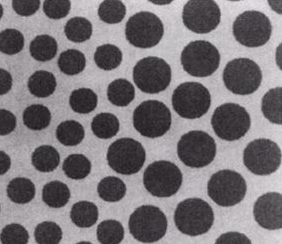
#> input picture Aulas/textura.png, 282 x 244 px
$ jupyter execute Aula10.ipynb
#> lines starting #> are read from the running program, lines starting #| are printed output that depends on the picture
# Aula 10 – Operações Morfológicas em Escala de Cinza

## 1. Introdução

As operações morfológicas como estudadas até então são definidas necessariamente em imagens binárias, pois parte da interpretação de imagens como conjunto de pixels, onde são considerados “elementos” do conjunto os pixels brancos. Entretanto, às vezes é necessário pré processar a imagem ainda em escala de cinza, antes de fazer binarização, para identificar bordas ou retirar ruídos considerando características da intensidade, ou seja, se o ruído, ou a borda que se quer suavizar ou enfatizar é algo claro ou escuro, ou se tem alguma característica de forma específica. Nesse sentido, a ideia de “buracos” como sendo regiões mais escuras ou de formas, utilizadas no processamento morfológico, podem ser úteis para a filtragem da imagem.

Existe, para tanto, a extensão dos algoritmos morfológicos para escala de cinza, como a suavização e o gradiente morfológicos. As ideias são praticamente as mesmas dos algoritmos para binário, mas com mudança na definição dos operadores básicos de dilatação e erosão, que passam a ser:

- Dilatação: o maior valor na região do filtro (elemento estruturante) da subtração do filtro pela imagem;
- Erosão: o menor valor na região do filtro (elemento estruturante) da soma do filtro pela imagem.

## 2. Leitura complementar

Livro E – Seção 9.4

Livro 3 – Seção 9.6

## 3. Exercícios

a) Utilizando o GIMP, aplique as operações morfológicas básicas em uma imagem em escala de cinza para verificar o comportamento da dilatação e da erosão (menu Filtros → Genéricos). Tente fazer um gradiente morfológico aplicando a dilatação, a erosão e a subtração (faça subtração de camadas).

b) Utilizando a imagem disponibilizada no SIGAA, faça o processo chamado de “segmentação de textura”. A imagem traz um conjunto de círculos de dois tamanhos diferentes claramente divididos em duas regiões. Utilize a operação de fechamento até remover os círculos menores. Depois, utilize a função de abertura até remover os círculos maiores. Você terá uma imagem com duas regiões bem delimitadas, a região onde estavam os círculos pequenos e a região onde estavam os círculos grandes. Utilize essa imagem para traçar a divisão na imagem original (utilize gradiente morfológico na imagem das regiões para gerar a linha de divisão).

[cell 1]
import cv2
import numpy as np

[cell 2]
image = cv2.imread('textura.png', 0)
#> image: shape (244, 282); min 29, max 227, mean 117.6

kernel = np.ones((5,5), np.uint8)
dilation = cv2.dilate(image, kernel, iterations = 5)
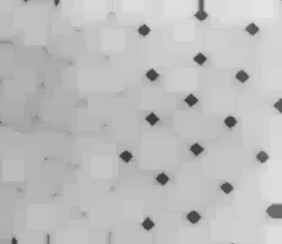
#> dilation: shape (244, 282); min 59, max 227, mean 189.5

erosion = cv2.erode(dilation, kernel, iterations = 6)
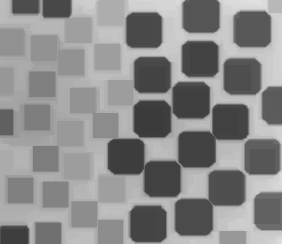
#> erosion: shape (244, 282); min 59, max 224, mean 137.7

canny = cv2.Canny(erosion, 50, 120)
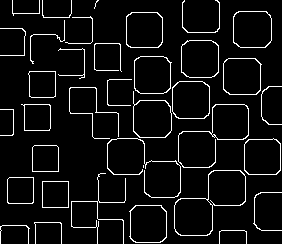
#> canny: shape (244, 282); 6.2% white in thin lines or dots
cv2.imshow('Canny', canny)
cv2.waitKey(0)
cv2.destroyAllWindows()
